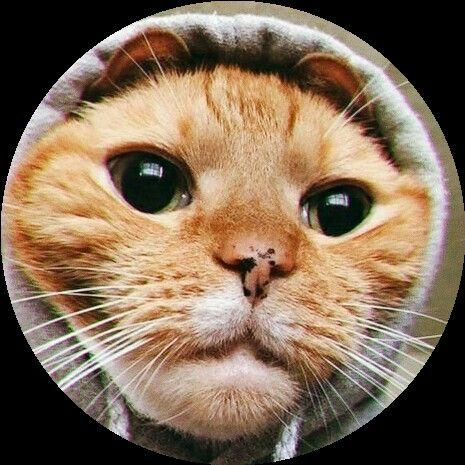
#> input picture image.jpg, 465 x 465 px
$ python unit_test_numpy.py
#> lines starting #> are read from the running program, lines starting #| are printed output that depends on the picture
### process_image_numpy.py
import numpy as np
from PIL import Image

SOBEL_X = np.array([[-1, 0, 1], [-2, 0, 2], [-1, 0, 1]])
SOBEL_Y = np.array([[-1, -2, -1], [0, 0, 0], [1, 2, 1]])

def read_image(path: str) -> np.ndarray:
    """Reads a grayscale image and returns it as a 2D NumPy array."""
#> called with path = 'image.jpg'
    img = Image.open(path).convert('L')
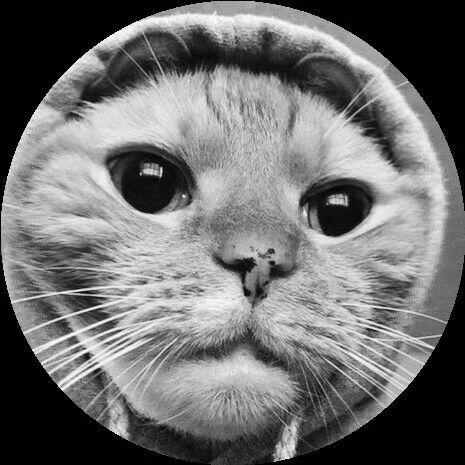
#> img: PIL image 465x465 L; min 0, max 255, mean 112.4
    return np.array(img, dtype=np.float32)

def save_image(image: np.ndarray, path: str) -> None:
    """Saves a NumPy array as a grayscale image."""
    img = Image.fromarray(image.astype(np.uint8))
    img.save(path)

def create_gaussian_kernel(size: int, sigma: float = 1) -> np.ndarray:
    """Creates a Gaussian kernel."""
    ax = np.linspace(-(size // 2), size // 2, size)
    xx, yy = np.meshgrid(ax, ax)
    kernel = np.exp(-(xx**2 + yy**2) / (2 * sigma**2))
    return kernel / kernel.sum()

def apply_filter(image: np.ndarray, kernel: np.ndarray) -> np.ndarray:
    """Applies a convolution filter to an image using NumPy."""
    from scipy.ndimage import convolve
    return convolve(image, kernel, mode='constant', cval=0.0)
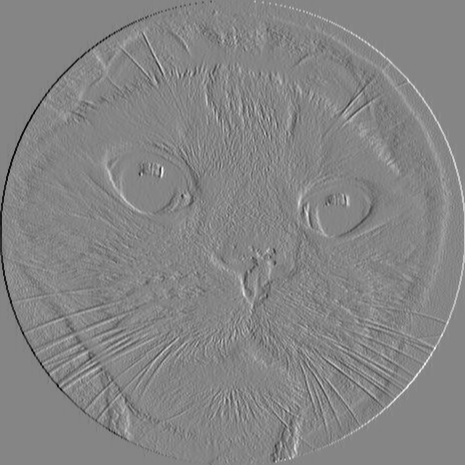
#> returned value: shape (465, 465) float32; min -907, max 829, mean -0.1; drawn with min black and max white

def apply_sobel(image: np.ndarray) -> np.ndarray:
    """Applies the Sobel filter to detect edges."""
    grad_x = apply_filter(image, SOBEL_X)
    grad_y = apply_filter(image, SOBEL_Y)
#> in apply_filter (call 2), `return convolve(image, kernel, mode='constant', cval=0.0)`:
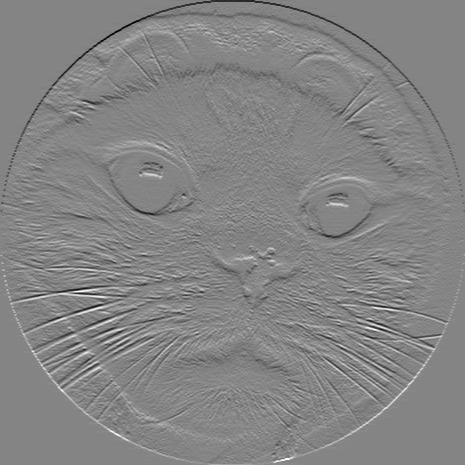
#> returned value: shape (465, 465) float32; min -957, max 882, mean 0; drawn with min black and max white
    return np.clip(np.sqrt(grad_x**2 + grad_y**2), 0, 255)
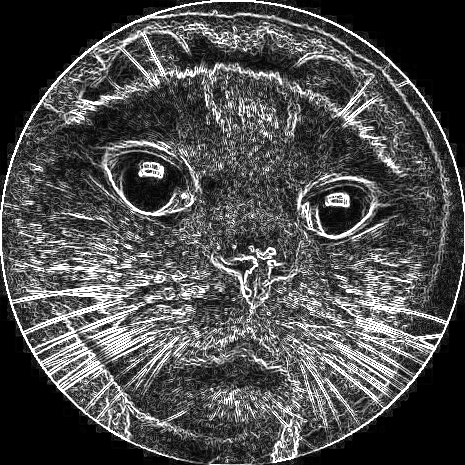
#> returned value: shape (465, 465) float32; min 0, max 255, mean 77.3
#> in apply_filter (call 3), `return convolve(image, kernel, mode='constant', cval=0.0)`:
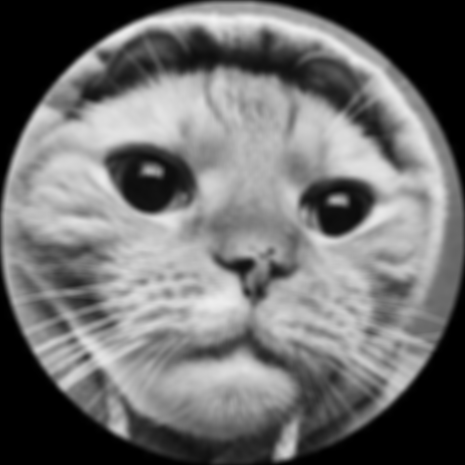
#> returned value: shape (465, 465) float32; min 0, max 242.2, mean 112.4

def apply_median_filter(image: np.ndarray, size: int) -> np.ndarray:
    """Applies a median filter to an image."""
#> called with size = 3
    from scipy.ndimage import median_filter
    return median_filter(image, size=size)

### unit_test_numpy.py
import time
import pathlib
import csv
import os
from process_image_numpy import *

def test_filters() -> None:
    """Unit test to run all filters from one image input and store the results in a CSV"""

    # Input/output paths
    input_path = str(pathlib.Path().resolve()) + "/image.jpg"
    output_sobel = "numpy_dir/Sobel.jpg"
    output_gaussian = "numpy_dir/Gaussian.jpg"
    output_noise_reduction = "numpy_dir/Noise_reduction.jpg"

    # Prepare CSV for writing results
    csv_file = 'metrics/values.csv'
    fieldnames = ['Filter Type', 'Implementation', 'Processing Time (seconds)']

    # Check if file exists and is not empty
    file_exists = os.path.exists(csv_file) and os.path.getsize(csv_file) > 0

    with open(csv_file, mode='a', newline='') as file:
        writer = csv.DictWriter(file, fieldnames=fieldnames)

        # Write headers only if the file is new or empty
        if not file_exists:
            writer.writeheader()

        # Read the input image
        print("Reading image for numpy...")
        image = read_image(input_path)

        # Test Sobel filter
        print("\nTesting Sobel filter...")
        start_time = time.time()
        sobel_image = apply_sobel(image)  # Implementación en Numpy
        sobel_time = time.time() - start_time
        save_image(sobel_image, output_sobel)
        print(f"Sobel filter processing time: {sobel_time:.4f} seconds")
        writer.writerow({'Filter Type': 'Sobel', 'Implementation': 'Numpy', 'Processing Time (seconds)': sobel_time})

        # Test Gaussian filter
        print("\nTesting Gaussian filter...")
        start_time = time.time()
        kernel = create_gaussian_kernel(9, sigma=3)  # nxn kernel
        gaussian_image = apply_filter(image, kernel)  # Implementación en Numpy
        gaussian_time = time.time() - start_time
        save_image(gaussian_image, output_gaussian)
        print(f"Gaussian filter processing time: {gaussian_time:.4f} seconds")
        writer.writerow({'Filter Type': 'Gaussian', 'Implementation': 'Numpy', 'Processing Time (seconds)': gaussian_time})

        # Test median noise-reduction filter
        print("\nTesting Median noise-reduction filter...")
        start_time = time.time()
        noise_reduction_image = apply_median_filter(image, 3)  # 3x3 median filter
        noise_reduction_time = time.time() - start_time
        save_image(noise_reduction_image, output_noise_reduction)
        print(f"Median noise-reduction filter processing time: {noise_reduction_time:.4f} seconds")
        writer.writerow({'Filter Type': 'Median Noise-reduction', 'Implementation': 'Numpy', 'Processing Time (seconds)': noise_reduction_time})


    # Print summary
    print("\nSummary of numpy:")
    print(f"{'Filter Type':<20} {'Processing Time':>15}")
    print("-" * 35)
    print(f"{'Sobel':<20} {sobel_time:>15.4f}s")
    print(f"{'Gaussian':<20} {gaussian_time:>15.4f}s")
    print(f"{'Median noise-reduction':<20} {noise_reduction_time:>13.4f}s")
    print("Finish")

if __name__ == "__main__":
    test_filters()
